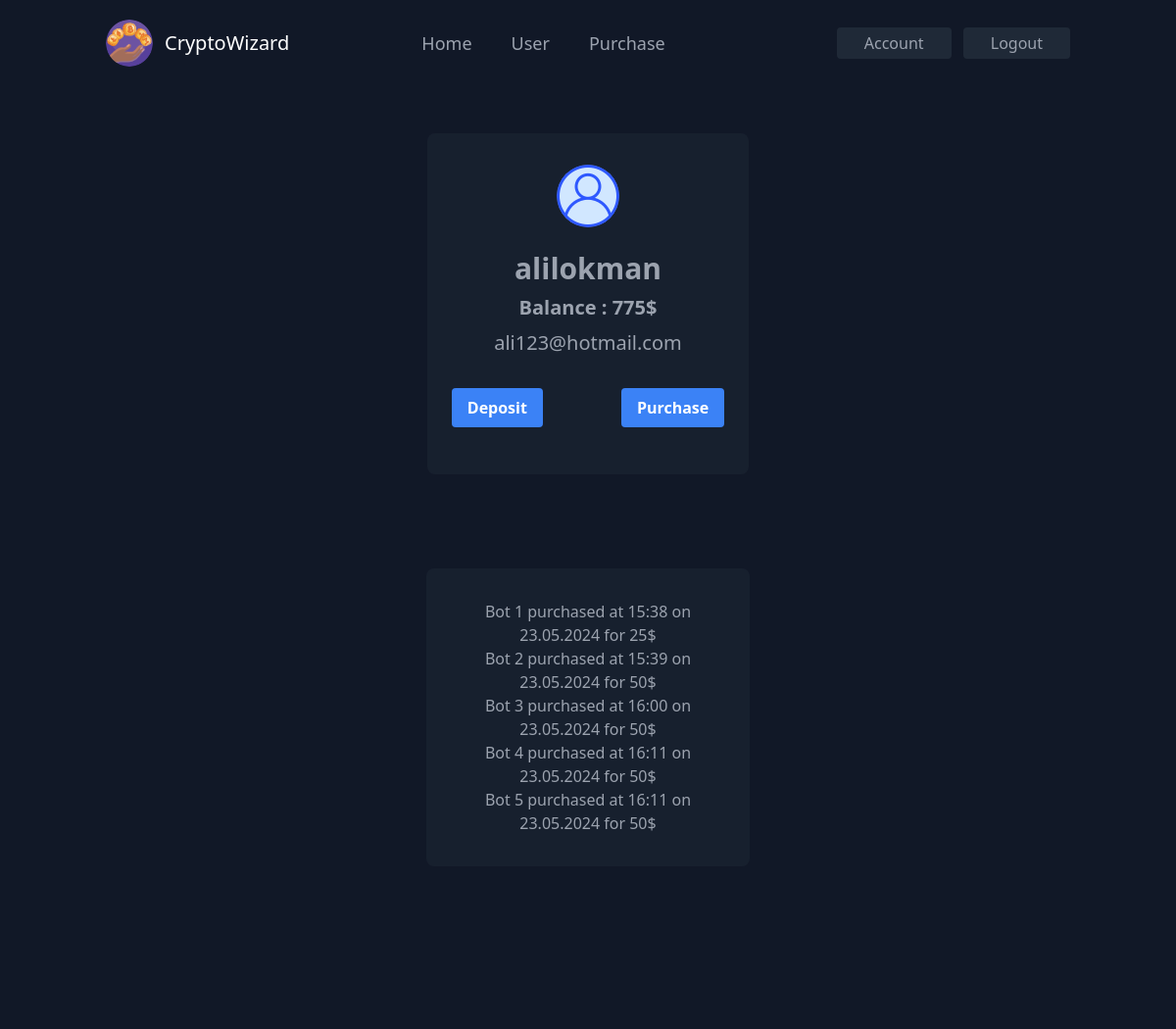
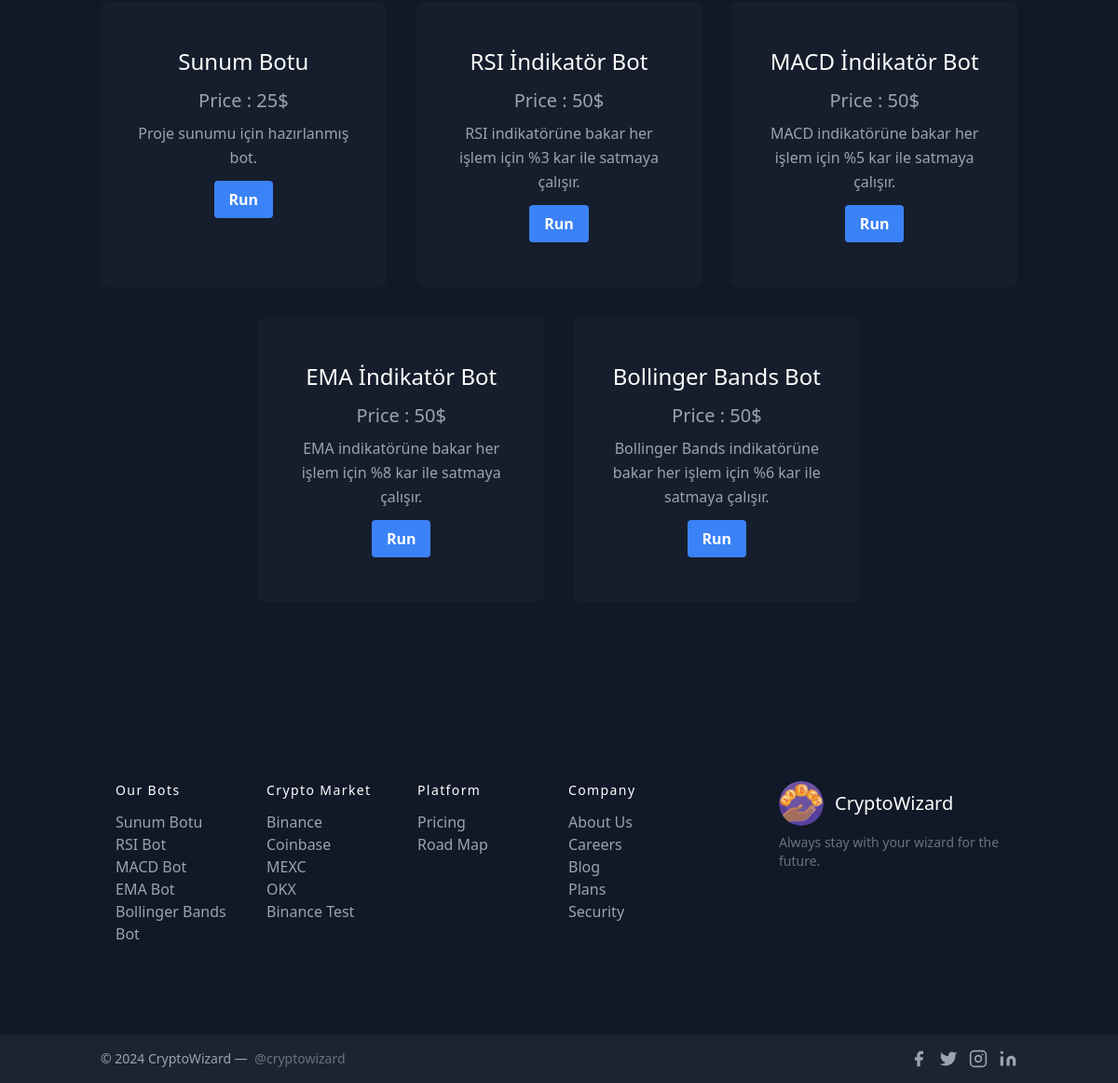
/user (signed in), run on the app's committed database (2 pictures, top to bottom).
### server/models.py (models this page shows, shortened)
class User(db.Model, UserMixin):
    id = db.Column(db.Integer, primary_key=True)
    username = db.Column(db.String(10), unique=True, nullable=False)
    email = db.Column(db.String(120), unique=True, nullable=False)
    password = db.Column(db.String(60), nullable=False)
    balance = db.Column(db.Integer, nullable=False, default=0)
    transactions = db.relationship('Transaction', backref='abuzer', lazy=True)

class Transaction(db.Model):
    id = db.Column(db.Integer, primary_key=True)
    user_id = db.Column(db.Integer, db.ForeignKey('user.id'), nullable=False)
    date = db.Column(db.DateTime, default=datetime.utcnow)
    bot_id = db.Column(db.Integer,db.ForeignKey('bot.id') ,nullable=False)
    price = db.Column(db.Integer, nullable=False)

class Bot(db.Model):
    id = db.Column(db.Integer, primary_key=True)
    name = db.Column(db.String(10), unique=True, nullable=False)
    price = db.Column(db.Integer, nullable=False, default=0)
    info = db.Column(db.String(1000))
    bots = db.relationship('Transaction', backref='komur', lazy=True)

### server/routes.py (the view)
@app.route("/user")
@login_required
def user():
    page = request.args.get('page', 1, type=int)
    bots = Bot.query.order_by(Bot.id.asc()).paginate(page=page, per_page=5)
    transactions = Transaction.query.filter_by(user_id=current_user.id).order_by(Transaction.id.asc()).paginate(page=page, per_page=5)
    return render_template('user.html', bots=bots, transactions=transactions)

### server/models.py (called while the page is built)
@login_manager.user_loader
def load_user(user_id):
    return User.query.get(int(user_id))

### server/templates/user.html (shortened to what this page needs)
<!DOCTYPE html>
<html>
<head>
    <link href="https://unpkg.com/tailwindcss@^2/dist/tailwind.min.css" rel="stylesheet">
    <link rel="stylesheet" type="text/css" href="{{ url_for('static', filename='main.css') }}">
</head>
<body>
    <header class="text-gray-400 bg-gray-900 body-font">
        <div class="container mx-auto flex flex-wrap p-5 flex-col md:flex-row items-center">
            <a href="{{ url_for('home') }}" class="flex title-font font-medium items-center text-white mb-4 md:mb-0">
                <img src="{{ url_for('static', filename='images/cryptowizard.png') }}" class="w-12 h-12 rounded-full"
                    viewBox="0 0 24 24" />
                <span class="ml-3 text-xl">CryptoWizard</span>
            </a>
            <nav class="md:ml-auto md:mr-auto flex flex-wrap items-center text-lg justify-center">
                <button><a class="mr-10 hover:text-white" href="{{ url_for('home') }}">Home</a></button>
                <button><a class="mr-10 hover:text-white" href="{{ url_for('user') }}">User</a></button>
                <button><a class="mr-10 hover:text-white" href="{{ url_for('purchase') }}">Purchase</a></button>
            </nav>
            <div class="space-x-2">
                {% if current_user.is_authenticated %}
                <button
                    class="inline-flex items-center bg-gray-800 border-0 py-1 px-7 focus:outline-none hover:bg-gray-700 hover:text-white rounded text-base mt-4 md:mt-0">
                    <a href="{{ url_for('account') }}">Account</a>
                </button>
                <button
                    class="inline-flex items-center bg-gray-800 border-0 py-1 px-7 focus:outline-none hover:bg-gray-700 hover:text-white rounded text-base mt-4 md:mt-0">
                    <a href="{{ url_for('logout') }}">Logout</a>
                        {% endif %}
                    </button>
            </div>
        </div>
    </header>
    {% block content %}
    {% if current_user.is_authenticated %}
    <div class="text-gray-400 bg-gray-900 body-font relative">
        <div class="container mx-auto flex px-5 py-12 md:flex-row flex-col items-center">
            <div
                class="lg:w-2/6 md:w-1/2 bg-gray-800 bg-opacity-50 rounded-lg p-8 flex flex-col md:mx-auto w-full mt-10 md:mt-0">
                <div class="flex items-center justify-center">
                    <img src="{{ url_for('static', filename='images/user-users.png') }}" class="w-16 h-16 rounded-full"
                        viewBox="0 0 24 24" />
                </div></br>
                <span>
                    <h2 class="hover:text-white mb-2 font-bold text-3xl text-center">{{ current_user.username }}
                    </h2>
                    <p class="hover:text-white mb-2 text-xl text-center"><b>Balance : {{ current_user.balance }}$</b>
                    </p>
                </span>
                <p class="hover:text-white mb-2 text-xl text-center">{{ current_user.email }}</p> <br>
                <div class="relative mb-4">
                    <div class="flex items-center justify-center space-x-20">
                        <button class="bg-blue-500 hover:bg-blue-700 text-white font-bold py-2 px-4 rounded">
                            <a href="{{ url_for('transaction_deposit') }}">Deposit</a>
                        </button>
                        <button class="bg-blue-500 hover:bg-blue-700 text-white font-bold py-2 px-4 rounded">
                            <a href="{{ url_for('purchase') }}">Purchase</a>
                        </button>
                    </div>
                </div>
            </div>
        </div>
    </div>
    {% if transactions.items %}
    <div class="text-gray-400 bg-gray-900 body-font relative">
        <div class="container mx-auto flex px-4 py-12 items-center">
            <div
                class="lg:w-2/6 md:w-1/2 bg-gray-800 bg-opacity-50 rounded-lg p-8 flex flex-col md:mx-auto w-full mt-10 md:mt-0">
                {% for transaction in transactions.items %}
                <a class=" text-center hover:text-white">
                    Bot {{ transaction.bot_id }} purchased
                    at {{ transaction.date.strftime('%H:%M') }}
                    on {{ transaction.date.strftime('%d.%m.%Y') }}
                    for {{ transaction.price }}$
                </a>
                {% endfor %}
            </div>
        </div>
    </div> <br>
    {% endif %}
    <section class="text-gray-400 bg-gray-900 body-font">
        <div class="container px-5 py-24 mx-auto">
            <div class="flex flex-wrap justify-center -m-4">
                {% for bot in bots.items %}
                {% if transactions %}
                {% for transaction in transactions.items %}
                {% if bot.id == transaction.bot_id %}
                <div class="p-4 lg:w-1/3">
                    <div
                        class="h-full bg-gray-800 bg-opacity-40 px-8 pt-12 pb-12 rounded-lg overflow-hidden text-center relative">
                        <h1 class="title-font sm:text-2xl text-xl font-medium text-white mb-3"> {{ bot.name }}</h1>
                        <p class="mb-2 text-xl text-center"> Price : {{ bot.price }}$ </p>
                        <p class="leading-relaxed mb-3">{{ bot.info }}</p>
                        <button class="bg-blue-500 hover:bg-blue-700 text-white font-bold py-2 px-4 rounded">
                            <div class=>
                                <a href="{{ url_for('bot'+bot.id|string) }}">Run</a>
                            </div>
                        </button>
                    </div>
                </div>
                {% endif %}
                {% endfor %}
                {% endif %}
                {% endfor %}
            </div>
        </div>
    </section>
    <footer class="text-gray-400 bg-gray-900 body-font">
        <div
            class="container px-5 py-24 mx-auto flex md:items-center lg:items-start md:flex-row md:flex-nowrap flex-wrap flex-col">
            <div class="w-64 flex-shrink-0 md:mx-0 mx-auto text-center md:text-left md:mt-0 mt-10">
                <a class="flex title-font font-medium items-center md:justify-start justify-center text-white">
                    <img src="{{ url_for('static', filename='images/cryptowizard.png') }}" class="w-12 h-12 rounded-full" viewBox="0 0 24 24" />
                    <span class="ml-3 text-xl">CryptoWizard</span>
                </a>
                <p class="mt-2 text-sm text-gray-500">Always stay with your wizard for the future.</p>
            </div>
            <div class="flex-grow flex flex-wrap md:pr-20 -mb-10 md:text-left text-center order-first">
                <div class="lg:w-1/4 md:w-1/2 w-full px-4">
                    <h2 class="title-font font-medium text-white tracking-widest text-sm mb-3">Our Bots</h2>
                    <nav class="list-none mb-10">
                        <li>
                            <a class="text-gray-400 hover:text-white">Sunum Botu</a>
                        </li>
                        <li>
                            <a class="text-gray-400 hover:text-white">RSI Bot</a>
                        </li>
                        <li>
                            <a class="text-gray-400 hover:text-white">MACD Bot</a>
                        </li>
                        <li>
                            <a class="text-gray-400 hover:text-white">EMA Bot</a>
                        </li>
                        <li>
                            <a class="text-gray-400 hover:text-white">Bollinger Bands Bot</a>
                        </li>
                    </nav>
                </div>
                <div class="lg:w-1/4 md:w-1/2 w-full px-4">
                    <h2 class="title-font font-medium text-white tracking-widest text-sm mb-3">Crypto Market</h2>
                    <nav class="list-none mb-10">
                        <li>
                            <a class="text-gray-400 hover:text-white" href='https://www.binance.com/tr'
                                target="_blank">Binance</a>
                        </li>
                        <li>
                            <a class="text-gray-400 hover:text-white" href='https://www.coinbase.com/tr/'
                                target='_blank'>Coinbase</a>
                        </li>
                        <li>
                            <a class="text-gray-400 hover:text-white" href='https://www.mexc.com/tr-TR'
                                target='_blank'>MEXC</a>
                        </li>
                        <li>
                            <a class="text-gray-400 hover:text-white" href='https://www.okx.com/tr'
                                target='_blank'>OKX</a>
                        </li>
                        <li>
                            <a class="text-gray-400 hover:text-white" href='https://testnet.binancefuture.com'
                                target='_blank'>Binance Test</a>
                        </li>
                    </nav>
                </div>
                <div class="lg:w-1/4 md:w-1/2 w-full px-4">
                    <h2 class="title-font font-medium text-white tracking-widest text-sm mb-3">Platform</h2>
                    <nav class="list-none mb-10">
                        <li>
                            <a class="text-gray-400 hover:text-white">Pricing</a>
                        </li>
                        <li>
                            <a class="text-gray-400 hover:text-white">Road Map</a>
                        </li>
                    </nav>
                </div>
                <div class="lg:w-1/4 md:w-1/2 w-full px-4">
                    <h2 class="title-font font-medium text-white tracking-widest text-sm mb-3">Company</h2>
                    <nav class="list-none mb-10">
                        <li>
                            <a class="text-gray-400 hover:text-white">About Us</a>
                        </li>
                        <li>
                            <a class="text-gray-400 hover:text-white">Careers</a>
                        </li>
                        <li>
                            <a class="text-gray-400 hover:text-white">Blog</a>
                        </li>
                        <li>
                            <a class="text-gray-400 hover:text-white">Plans</a>
                        </li>
                        <li>
                            <a class="text-gray-400 hover:text-white">Security</a>
                        </li>
                    </nav>
                </div>
            </div>
        </div>
        <div class="bg-gray-800 bg-opacity-75">
            <div class="container mx-auto py-4 px-5 flex flex-wrap flex-col sm:flex-row">
                <p class="text-gray-400 text-sm text-center sm:text-left">© 2024 CryptoWizard —
                    <a href="https://twitter.com/knyttneve" class="text-gray-500 ml-1" rel="noopener noreferrer"
                        target="_blank">@cryptowizard</a>
                </p>
                <span class="inline-flex sm:ml-auto sm:mt-0 mt-2 justify-center sm:justify-start">
                    <a class="text-gray-400">
                        <svg fill="currentColor" stroke-linecap="round" stroke-linejoin="round" stroke-width="2"
                            class="w-5 h-5" viewBox="0 0 24 24">
                            <path d="M18 2h-3a5 5 0 00-5 5v3H7v4h3v8h4v-8h3l1-4h-4V7a1 1 0 011-1h3z"></path>
                        </svg>
                    </a>
                    <a class="ml-3 text-gray-400">
                        <svg fill="currentColor" stroke-linecap="round" stroke-linejoin="round" stroke-width="2"
                            class="w-5 h-5" viewBox="0 0 24 24">
                            <path
                                d="M23 3a10.9 10.9 0 01-3.14 1.53 4.48 4.48 0 00-7.86 3v1A10.66 10.66 0 013 4s-4 9 5 13a11.64 11.64 0 01-7 2c9 5 20 0 20-11.5a4.5 4.5 0 00-.08-.83A7.72 7.72 0 0023 3z">
                            </path>
                        </svg>
                    </a>
                    <a class="ml-3 text-gray-400">
                        <svg fill="none" stroke="currentColor" stroke-linecap="round" stroke-linejoin="round"
                            stroke-width="2" class="w-5 h-5" viewBox="0 0 24 24">
                            <rect width="20" height="20" x="2" y="2" rx="5" ry="5"></rect>
                            <path d="M16 11.37A4 4 0 1112.63 8 4 4 0 0116 11.37zm1.5-4.87h.01"></path>
                        </svg>
                    </a>
                    <a class="ml-3 text-gray-400">
                        <svg fill="currentColor" stroke="currentColor" stroke-linecap="round" stroke-linejoin="round"
                            stroke-width="0" class="w-5 h-5" viewBox="0 0 24 24">
                            <path stroke="none"
                                d="M16 8a6 6 0 016 6v7h-4v-7a2 2 0 00-2-2 2 2 0 00-2 2v7h-4v-7a6 6 0 016-6zM2 9h4v12H2z">
                            </path>
                            <circle cx="4" cy="4" r="2" stroke="none"></circle>
                        </svg>
                    </a>
                </span>
            </div>
        </div>
    </footer>
    {% endif %}
    {% endblock content %}
</body>
</html>

### server/static/main.css (style rules this page uses)
body { --tw-bg-opacity: 1; background-color: rgb(17 24 39 / var(--tw-bg-opacity)); --tw-text-opacity: 1; color: rgb(156 163 175 / var(--tw-text-opacity)); }

### data on the page
User: username "alilokman", balance "775", email "ali123@hotmail.com"
Bot: name "Sunum Botu", price "25", info "Proje sunumu için hazırlanmış bot."
Bot: name "RSI İndikatör Bot", price "50", info "RSI indikatörüne bakar her işlem için %3 kar ile satmaya çalışır."
Bot: name "MACD İndikatör Bot", price "50", info "MACD indikatörüne bakar her işlem için %5 kar ile satmaya çalışır."
Bot: name "EMA İndikatör Bot", price "50", info "EMA indikatörüne bakar her işlem için %8 kar ile satmaya çalışır."
Bot: name "Bollinger Bands Bot", price "50", info "Bollinger Bands indikatörüne bakar her işlem için %6 kar ile satmaya çalışır."
